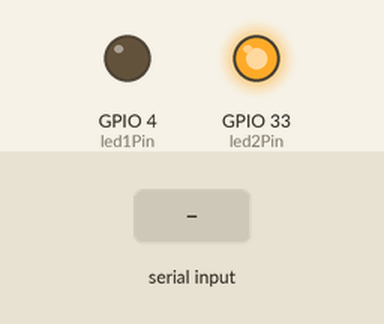
Recording of a sketch running on a simulated ESP32. On the bench: output pins drawn as LEDs (lit = HIGH). The inputs (shaded band) are chosen by the test bench. The camera gives no picture; not simulated (calls return 0 or success): secrets.h; what the sketch prints to the serial monitor is not drawn.

Above: at 1.5 s.
1.6 s: "A" received over Serial
At 2.8 s:
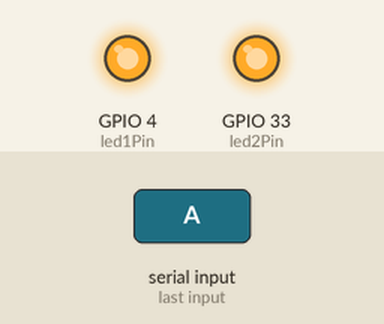
3.1 s: "C" received over Serial
At 3.9 s:
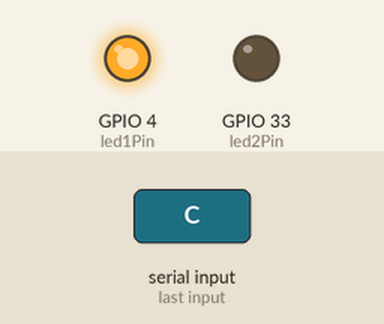
4.6 s: "B" received over Serial
At 5.1 s:
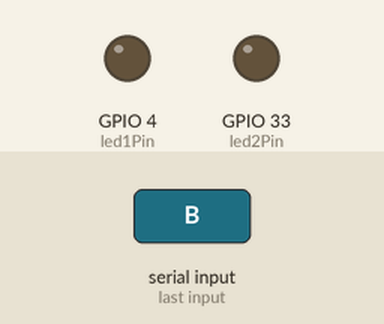
7.6 s: "D" received over Serial
At 8.6 s:
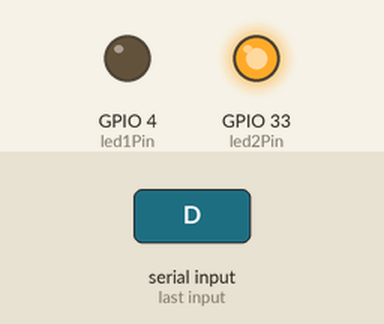
Timing chart, 0 to 10.6 s (numbered marks = the images above; inputs shaded):
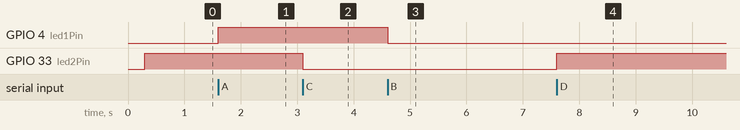

The sketch:

ESP_AC_IOT.ino
```cpp
#include <WiFi.h>
#include <WebServer.h>
#include "esp_camera.h"
#include "secrets.h"

// AI Thinker ESP32-CAM pin map
#define PWDN_GPIO_NUM     32
#define RESET_GPIO_NUM    -1
#define XCLK_GPIO_NUM      0
#define SIOD_GPIO_NUM     26
#define SIOC_GPIO_NUM     27
#define Y9_GPIO_NUM       35
#define Y8_GPIO_NUM       34
#define Y7_GPIO_NUM       39
#define Y6_GPIO_NUM       36
#define Y5_GPIO_NUM       21
#define Y4_GPIO_NUM       19
#define Y3_GPIO_NUM       18
#define Y2_GPIO_NUM        5
#define VSYNC_GPIO_NUM    25
#define HREF_GPIO_NUM     23
#define PCLK_GPIO_NUM     22

WebServer server(80);

// Output pins available in the supplied prototype.
const int led1Pin = 4;
const int led2Pin = 33;
// Commands E/F are intentionally reserved because a third LED was not wired.

bool isAuthenticated = false;

void handleSignIn();
void handleMessagePage();
void handleCapture();
void controlLEDs(char command);
void sendImageOverUART(const uint8_t *imageBuffer, size_t length);

void setup() {
  Serial.begin(115200);

  camera_config_t config;
  config.ledc_channel = LEDC_CHANNEL_0;
  config.ledc_timer = LEDC_TIMER_0;
  config.pin_d0 = Y2_GPIO_NUM;
  config.pin_d1 = Y3_GPIO_NUM;
  config.pin_d2 = Y4_GPIO_NUM;
  config.pin_d3 = Y5_GPIO_NUM;
  config.pin_d4 = Y6_GPIO_NUM;
  config.pin_d5 = Y7_GPIO_NUM;
  config.pin_d6 = Y8_GPIO_NUM;
  config.pin_d7 = Y9_GPIO_NUM;
  config.pin_xclk = XCLK_GPIO_NUM;
  config.pin_pclk = PCLK_GPIO_NUM;
  config.pin_vsync = VSYNC_GPIO_NUM;
  config.pin_href = HREF_GPIO_NUM;
  config.pin_sscb_sda = SIOD_GPIO_NUM;
  config.pin_sscb_scl = SIOC_GPIO_NUM;
  config.pin_pwdn = PWDN_GPIO_NUM;
  config.pin_reset = RESET_GPIO_NUM;
  config.xclk_freq_hz = 20000000;
  config.pixel_format = PIXFORMAT_JPEG;
  config.frame_size = FRAMESIZE_QVGA;   // 320x240 for lower UART payload
  config.jpeg_quality = 20;
  config.fb_count = 1;

  if (esp_camera_init(&config) != ESP_OK) {
    Serial.println("Camera initialization failed");
    return;
  }

  pinMode(led1Pin, OUTPUT);
  pinMode(led2Pin, OUTPUT);
  digitalWrite(led1Pin, LOW);
  digitalWrite(led2Pin, HIGH); // Active-low wiring in the supplied prototype.

  WiFi.softAP(AP_SSID, AP_PASSWORD);

  server.on("/", HTTP_ANY, handleSignIn);
  server.on("/message", HTTP_ANY, handleMessagePage);
  server.on("/capture", HTTP_GET, handleCapture);
  server.begin();

  Serial.println("CONFIG_COMPLETE");
}

void loop() {
  server.handleClient();
  if (Serial.available() > 0) {
    controlLEDs((char)Serial.read());
  }
}

void handleSignIn() {
  String username = server.arg("username");
  String password = server.arg("password");
  String botEnabled = server.arg("bot_enabled");

  if (username == WEB_USERNAME && password == WEB_PASSWORD) {
    isAuthenticated = true;
    if (botEnabled == "on") {
      Serial.println("Signed in! Telegram bot reading enabled!");
    } else {
      Serial.println("Signed in!");
    }
    server.sendHeader("Location", "/message");
    server.send(302, "text/plain", "Redirecting...");
    return;
  }

  String errorHtml = "";
  if (username.length() > 0 || password.length() > 0) {
    errorHtml = "<p style='color:#b00020'>Invalid credentials. Try again.</p>";
    Serial.println("Invalid credentials. Try again.");
  }

  String html =
      "<!DOCTYPE html><html><head><meta charset='UTF-8'>"
      "<meta name='viewport' content='width=device-width,initial-scale=1'>"
      "<title>IoT Sign In</title></head><body>"
      "<h1>ESP32-CAM IoT Gateway</h1>" + errorHtml +
      "<form method='POST' action='/'>"
      "<label>Username <input name='username' required></label><br>"
      "<label>Password <input type='password' name='password' required></label><br>"
      "<label><input type='checkbox' name='bot_enabled'> Enable Telegram control</label><br>"
      "<button type='submit'>Sign in</button></form></body></html>";
  server.send(200, "text/html", html);
}

void handleMessagePage() {
  if (!isAuthenticated) {
    server.sendHeader("Location", "/");
    server.send(302, "text/plain", "Redirecting...");
    return;
  }

  String message = server.arg("message");
  if (message.length() > 0) {
    // The PC-side Python controller interprets this natural-language text.
    Serial.println(message);
  }

  String feedback = message.length() > 0
      ? "<p>Message sent to the PC controller.</p>"
      : "";

  String html =
      "<!DOCTYPE html><html><head><meta charset='UTF-8'>"
      "<meta name='viewport' content='width=device-width,initial-scale=1'>"
      "<title>IoT Control</title></head><body>"
      "<h1>ESP32-CAM Control</h1>" + feedback +
      "<form method='POST' action='/message'>"
      "<label>Natural-language command <input name='message' required></label>"
      "<button type='submit'>Send</button></form>"
      "<p><a href='/capture'>Capture image</a></p>"
      "</body></html>";
  server.send(200, "text/html", html);
}

void controlLEDs(char command) {
  switch (command) {
    case 'A': digitalWrite(led1Pin, HIGH); break;
    case 'B': digitalWrite(led1Pin, LOW); break;
    case 'C': digitalWrite(led2Pin, LOW); break;  // active-low ON
    case 'D': digitalWrite(led2Pin, HIGH); break; // active-low OFF
    case 'E': /* reserved: third LED not wired */ break;
    case 'F': /* reserved: third LED not wired */ break;
    default: break;
  }
}

void handleCapture() {
  if (!isAuthenticated) {
    server.sendHeader("Location", "/");
    server.send(302, "text/plain", "Redirecting...");
    return;
  }

  camera_fb_t *fb = esp_camera_fb_get();
  if (!fb) {
    server.send(500, "text/plain", "Camera capture failed");
    return;
  }

  sendImageOverUART(fb->buf, fb->len);
  esp_camera_fb_return(fb);

  server.send(
      200,
      "text/html",
      "<!DOCTYPE html><html><body><h1>Image sent to PC over UART.</h1>"
      "<p><a href='/message'>Back</a></p></body></html>"
  );
}

void sendImageOverUART(const uint8_t *imageBuffer, size_t length) {
  Serial.println("Starting image transmission over UART...");
  Serial.write((const uint8_t *)"START_IMG", 9);

  // Fixed-width length field: matches the PC parser exactly.
  uint32_t length32 = (uint32_t)length;
  Serial.write((uint8_t *)&length32, sizeof(length32));
  Serial.write(imageBuffer, length);
  Serial.write((const uint8_t *)"END_IMG", 7);
  Serial.println("Image transmission complete.");
}
```

Measured:
- after the input at 1.6 s, GPIO 4 (led1Pin): LOW → HIGH at once
- after the input at 3.1 s, GPIO 33 (led2Pin): HIGH → LOW at once
- after the input at 4.6 s, GPIO 4 (led1Pin): HIGH → LOW at once
- after the input at 7.6 s, GPIO 33 (led2Pin): LOW → HIGH at once
